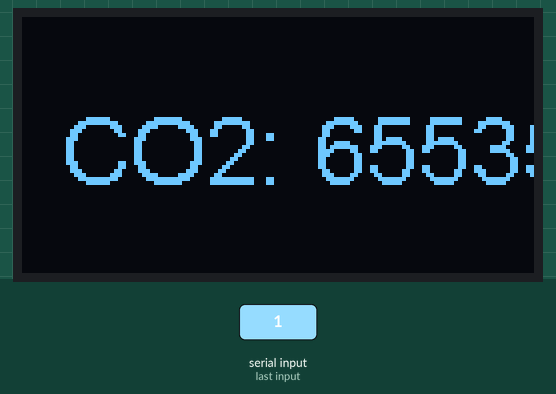
This sketch was run on a simulated ESP8266 (NodeMCU). Shown: 128×64 one-colour display. Inputs (shaded band) come from the test bench. What the sketch prints to the serial monitor is not drawn.

1.3 s: "1" received over the second serial link
Above: at 5.2 s.
Timing chart, 0 to 6.7 s (numbered marks = the images above; inputs shaded):
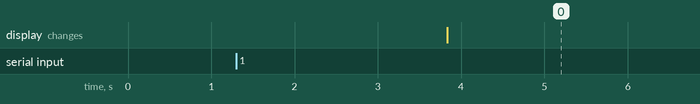

The sketch:

wemos-simple_co2meter.ino
```cpp
#include <Wire.h>
#include "SSD1306Wire.h"

//Senseair Sensor UART pins
#define TXD2 2
#define RXD2 14


// SSD1306 Display i2c pins
#define DPORT 0x3c
#define DSDA 5
#define DSCL 4

SSD1306Wire  display(DPORT, DSDA, DSCL);

byte CO2req[] = {0xFE, 0X44, 0X00, 0X08, 0X02, 0X9F, 0X25};
byte CO2out[] = {0, 0, 0, 0, 0, 0, 0};

void RequestCO2 ()
{
  while (!Serial1.available())
  {
    Serial1.write(CO2req, 7);
    delay(50);
  }

  int timeout = 0;
  while (Serial1.available() < 7 )
  {
    timeout++;
    if (timeout > 10)
    {
      while (Serial1.available())
        Serial1.read();
      break;
    }
    delay(50);
  }

  for (int i = 0; i < 7; i++)
  {
    CO2out[i] = Serial1.read();
  }
}

unsigned long CO2count()
{
  int high = CO2out[3];
  int low = CO2out[4];
  unsigned long val = high * 256 + low;
  return val * 1; // S8 = 1. K-30 3% = 3, K-33 ICB = 10
}


void setup() {
  // PC COM Port
  Serial.begin(921600);
  // UART to Sensair CO2 Sensor
  Serial1.begin(9600, SERIAL_8N1, RXD2, TXD2);
  // Setup display
  display.init();
  display.setContrast(255);
  display.flipScreenVertically();
  display.setFont(ArialMT_Plain_24);
  display.setTextAlignment(TEXT_ALIGN_LEFT);
}

void loop() {
  // Get Data from the Sensor
  RequestCO2();
  unsigned long CO2 = CO2count();
  delay(2000);
  String CO2s = "CO2: " + String(CO2);
  // Debug to PC COM Prot
  Serial.println(CO2s);
  // Display Data on OLED
  display.clear();
  display.drawString(10, 20, CO2s);
  display.display();
}
```

Measured:
- after the input at 1.3 s, the display: changes after 2.5 s (image 0)
